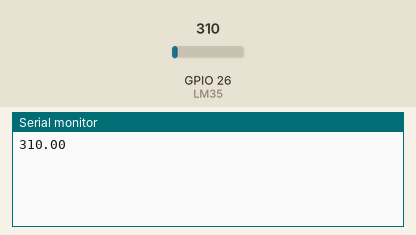
This program was run on a simulated ESP32. On the bench: the last lines printed to the serial monitor. The test bench sets the inputs (shaded band); at power-on: GPIO 26 (LM35) = 310.

Above: at 1.2 s.
1.3 s: GPIO 26 (LM35) set to 372
At 1.9 s:
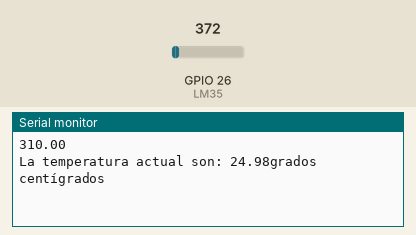
4.3 s: GPIO 26 (LM35) set to 434
At 5.7 s:
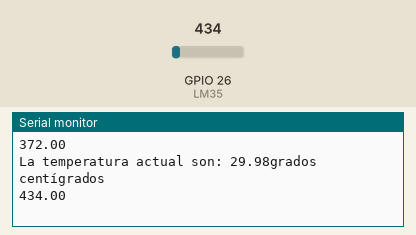
Timing chart, 0 to 7.3 s (numbered marks = the images above; inputs shaded):
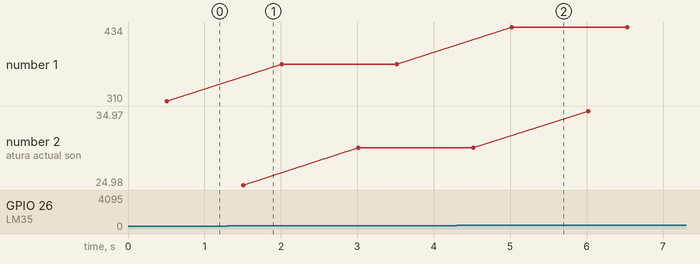

Measured:
- after the input at 4.3 s, the serial monitor: prints a new line after 0.72 s (image 2)
- plotted number 1: 310 → 372 after the input at 1.3 s, 372 → 434 after the input at 4.3 s
- plotted number 2: 29.98 → 34.97 after the input at 4.3 s

The program:

main.cpp
```cpp
#include <Arduino.h>


const int LM35= 26;
int x=0;
int count=0;
float ADCmax= 3978.0;
float prom= 0;
float T= 0;
float mV= 0;


void setup() {
  pinMode(LM35, INPUT);
  Serial.begin(9600);
}


void loop() {
  count = 0;
  prom = 0;
  for (int i=0; i<50; i++){
    x= analogRead(LM35);
    count=count+x;
    //delay(100);
  }
  prom=count/50;
  mV = ((prom*3.3)/4095)*1000;
  T = (mV/10);

  delay(500);

/*
   if(prom < ((0.2*ADCmax)+200)){
    Serial.println("leds al 100%");

  }else if((prom>((ADCmax*0.2)+200))&&(prom<((ADCmax*0.3)+200))){
    Serial.println("leds al 80%");
  } else if((prom>((ADCmax*0.3)+200))&&(prom<((ADCmax*0.4)+200))){
    Serial.println("leds al 60%");
  } else if((prom>((ADCmax*0.4)+200))&&(prom<((ADCmax*0.6)+200))){
    Serial.println("leds al 50%");
  } else if((prom>((ADCmax*0.6)+200))&&(prom<((ADCmax*0.8)+200))){
    Serial.println("leds al 30%");
  } else if(prom>((ADCmax*0.8)+200)){
  Serial.println("leds OFF");
   }*/


  Serial.println(prom);
  delay(1000);
  Serial.print("La temperatura actual son: ");
  Serial.print(T );
  Serial.println("grados centígrados");
}
```
